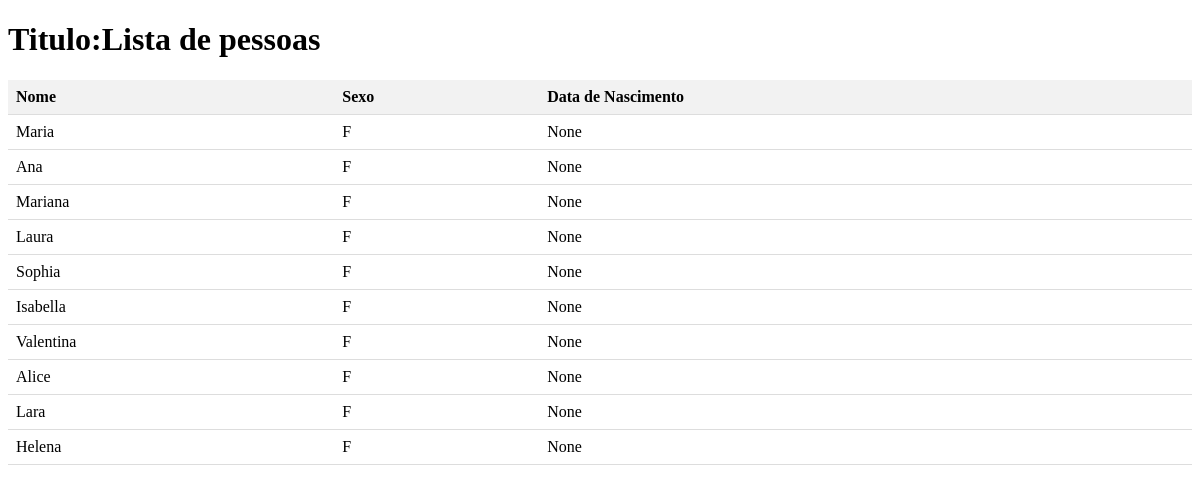
The page /pessoas on the database its author committed.
### core/models.py (models this page shows)
class Pessoa(models.Model):
    nome = models.CharField(null=True, max_length=200)
    sexo = models.CharField(null=True, max_length=200)
    data_nascimento = models.DateField(null=True)
    class Meta:
        db_table = 'pessoas'

### core/views.py (the view)
# urls.py: path('pessoas', core.views.PessoaView.as_view()),
class PessoaView(View):
    def get(self, *args, **kwargs):
        contexto = {}
        contexto['pessoas'] = []
        contexto['pessoas'] = BO.pessoa.Pessoa().lista_de_pessoas()
        contexto['titulo'] = 'Lista de pessoas'
        return render(self.request, template_name='core/pessoas.html', context=contexto)

### BO/pessoa.py (called while the page is built)
    def lista_de_pessoas(self):
        dados = core.models.Pessoa.objects.filter(sexo='F').order_by('id')
        return dados

### templates/core/pessoas.html (shortened to what this page needs)
<!DOCTYPE html>
<html>
<head>
</head>
<body>
    <h1>Titulo:{{titulo}}</h1>
    <table>
        <tr>
            <th>Nome</th>
            <th>Sexo</th>
            <th>Data de Nascimento</th>
        </tr>
        {% for pessoa in pessoas %}
        <tr>
            <td>{{ pessoa.nome }}</td>
            <td>{{ pessoa.sexo }}</td>
            <td>{{ pessoa.data_nascimento }}</td>
        </tr>
        {% endfor %}
    </table>
</body>
</html>

### templates/core/pessoas.html (style rules this page uses)
table { border-collapse: collapse; width: 100%; }
th, td { padding: 8px; text-align: left; border-bottom: 1px solid #ddd; }
th { background-color: #f2f2f2; }

### rows shown on the page
Pessoa: nome "Maria", sexo "F", data_nascimento "None"
Pessoa: nome "Ana", sexo "F", data_nascimento "None"
Pessoa: nome "Mariana", sexo "F", data_nascimento "None"
Pessoa: nome "Laura", sexo "F", data_nascimento "None"
Pessoa: nome "Sophia", sexo "F", data_nascimento "None"
Pessoa: nome "Isabella", sexo "F", data_nascimento "None"
Pessoa: nome "Valentina", sexo "F", data_nascimento "None"
Pessoa: nome "Alice", sexo "F", data_nascimento "None"
Pessoa: nome "Lara", sexo "F", data_nascimento "None"
Pessoa: nome "Helena", sexo "F", data_nascimento "None"

### other values the page prints
{{ titulo }} "Lista de pessoas"
